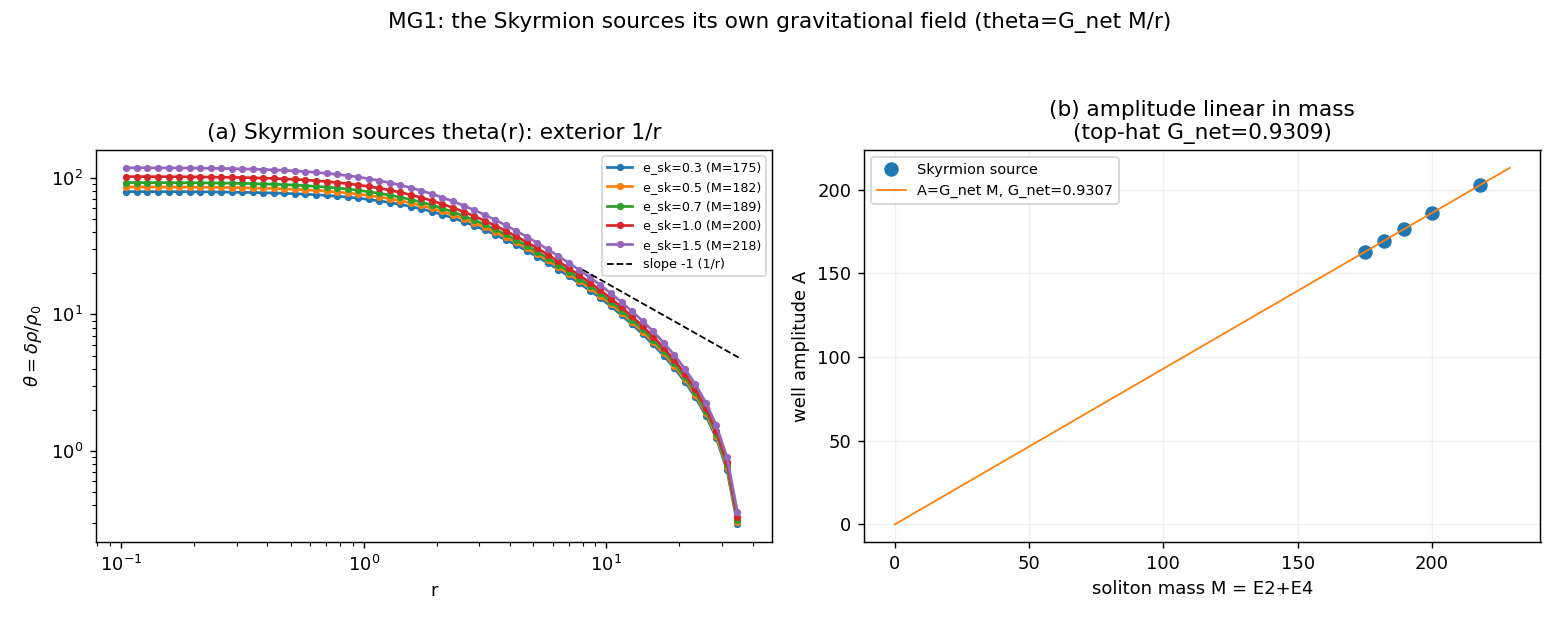

This figure's Python source:
"""MG1_skyrmion_gravity.py -- the Skyrmion as a DIRECT source of gravity.

Charter: docs/prompts/MG1_MATTER_SOURCES_GRAVITY.md (kill criteria PRE-REGISTERED).
Item R2 of RESEARCH_MAP.md: the central gap of PAPER_MATTER_GRAVITY (Sec. VII).

The paper establishes theta = G_net M / r as a COMPOSITION of two separately measured
laws (the shape-independent Poisson exterior + the soliton as a localised weight), but
the soliton's OWN energy-density profile was never used as the literal source ("the
natural next step").  MG1 composes the two existing engines:
  * gravity: the static Benincasa-Dowker (BD) action of D1-D3
    (results/bridge/dynamics/D3_MC.py), E[theta] = sum_e H_e (dtheta)^2 - sum_i b_i theta_i,
    with conservation sum_i theta_i V_i = 0.  The action is QUADRATIC, so its minimum is
    the exact linear Poisson solution -- solved directly here, validated vs the D3
    Metropolis at gate G0.
  * matter: the SU(2)/colour Skyrmion radial profile F(r) of su3_core.radial_relax,
    whose energy density eps(r) = dE/dr is fed in AS the source b_i.

Tests (pre-registered):
  G0  exact solver reproduces D3 (top-hat source, K=1, kappaM=1): exponent -1, A>0,
      conservation offset C<0.
  M-EXPOENTE  source = Skyrmion eps(r): exterior exponent = -1 +- 0.10 (else the
      concentrated profile breaks the Poisson exterior -> gap is real).
  M-LINEARIDADE  scan e_sk -> distinct masses M; G_net = A/M constant (CV<15%).
  M-GNET  G_net(Skyrmion) vs G_net(top-hat of same M): agree within 15%.

Anti-circularity: no relativistic expression in the generator; shell measure r^{d-1}
and a free coupling kappa (never G); e_sk the declared external Skyrme stabiliser.
G, M, Schwarzschild only in COMPARISON ONLY.  Fixed seeds; auto-descriptive JSON.
"""

from __future__ import annotations

import json
import sys
import time
from pathlib import Path

import numpy as np

ROOT = Path(__file__).resolve().parents[3]
sys.path.insert(0, str(ROOT / "results" / "matter" / "fl1"))
sys.path.insert(0, str(ROOT / "src"))
import su3_core as s3

import matplotlib
matplotlib.use("Agg")
import matplotlib.pyplot as plt  # noqa: E402

OUT = Path(__file__).resolve().parent
OUT.mkdir(parents=True, exist_ok=True)

D = 3
R_MIN, R_MAX = 0.1, 60.0
N_BINS = 64
K_STIFF = 1.0
KAPPA = 1.0                         # free source coupling (NOT G); fixed across scan
E_SK_SCAN = [0.3, 0.5, 0.7, 1.0, 1.5]


# =========================================================================== #
# exact BD solver: minimise E = sum_e H_e (theta_{i+1}-theta_i)^2 - sum_i b_i theta_i
# subject to sum_i theta_i V_i = 0  (the quadratic-action minimum = linear Poisson)
# =========================================================================== #
def make_grid():
    edges = np.geomspace(R_MIN, R_MAX, N_BINS + 1)
    centers = 0.5 * (edges[:-1] + edges[1:])
    shell_vol = (edges[1:] ** D - edges[:-1] ** D) / D           # ~ r^{d-1} dr
    return edges, centers, shell_vol


def bd_solve(centers, shell_vol, b, K=K_STIFF):
    """Exact minimiser of the BD gradient action with a per-shell source b_i and the
    conservation constraint sum_i theta_i V_i = 0.  Returns theta."""
    n = len(centers)
    dr = np.diff(centers)
    vbar = 0.5 * (shell_vol[:-1] + shell_vol[1:])
    H = 0.5 * K * vbar / dr ** 2                                  # per-edge stiffness
    # gradient Laplacian L (E_grad = theta^T L theta): L_ii = sum_{e in i} H_e
    L = np.zeros((n, n))
    for e in range(n - 1):
        L[e, e] += H[e]; L[e + 1, e + 1] += H[e]
        L[e, e + 1] -= H[e]; L[e + 1, e] -= H[e]
    # stationarity: 2 L theta - b + mu V = 0 ; V^T theta = 0 (augmented system)
    V = shell_vol
    A = np.zeros((n + 1, n + 1))
    A[:n, :n] = 2.0 * L
    A[:n, n] = V
    A[n, :n] = V
    rhs = np.concatenate([b, [0.0]])
    sol = np.linalg.lstsq(A, rhs, rcond=None)[0]
    return sol[:n]


def fit_tail(centers, theta, r_lo, r_hi):
    """Fit theta = A/r + C over [r_lo, r_hi]; return A, C and the offset-removed
    log-log exponent (Newtonian = -1)."""
    use = (centers >= r_lo) & (centers <= r_hi) & np.isfinite(theta)
    if use.sum() < 4:
        return float("nan"), float("nan"), float("nan"), use
    X = np.vstack([1.0 / centers[use], np.ones(use.sum())]).T
    coef = np.linalg.lstsq(X, theta[use], rcond=None)[0]
    A_fit, C_fit = float(coef[0]), float(coef[1])
    resid = theta[use] - C_fit
    ok = resid > 0
    expo = (float(np.polyfit(np.log(centers[use][ok]), np.log(resid[ok]), 1)[0])
            if ok.sum() >= 4 else float("nan"))
    return A_fit, C_fit, expo, use


# =========================================================================== #
# Skyrmion energy density eps(r) = dE/dr from the relaxed hedgehog profile
# =========================================================================== #
def skyrmion_density(e_sk):
    """Return (r, eps(r), M) for the relaxed SU(2)/colour Skyrmion.  eps = dE/dr with
    E2 density 4pi r^2 (F'^2 + 2 sin^2F/r^2) and E4 density 4pi e_sk sin^2F (2F'^2 +
    sin^2F/r^2); M = integral eps dr = E2 + E4 (the measured soliton mass)."""
    r, dr = s3.radial_grid(rmax=10.0, n=700)
    F, E2, E4 = s3.radial_relax(r, dr, e_sk=e_sk)
    Fp = np.gradient(F, dr)
    s2 = np.sin(F) ** 2
    e2_dens = 4.0 * np.pi * (r ** 2 * (Fp ** 2 + 2.0 * s2 / r ** 2))
    e4_dens = 4.0 * np.pi * e_sk * (s2 * (2.0 * Fp ** 2 + s2 / r ** 2))
    eps = e2_dens + e4_dens
    M = float(np.sum(eps) * dr)
    return r, eps, M, float(E2), float(E4)


def source_from_density(r_fine, eps_fine, edges):
    """Bin the soliton energy into the gravity grid via the cumulative profile (mass-
    conserving): b_i = kappa * (energy in gravity shell i).  Energy beyond the soliton
    support maps to ~0 (exterior shells empty)."""
    dr = r_fine[1] - r_fine[0]
    cum = np.concatenate([[0.0], np.cumsum(eps_fine) * dr])       # C(r) at fine edges
    r_edges_fine = np.concatenate([[0.0], r_fine + 0.5 * dr])
    C_at = np.interp(edges, r_edges_fine, cum, left=0.0, right=cum[-1])
    energy_per_shell = np.diff(C_at)                              # energy in each grid shell
    return KAPPA * energy_per_shell


def support_radius(r_fine, eps_fine, frac=0.99):
    dr = r_fine[1] - r_fine[0]
    cum = np.cumsum(eps_fine) * dr
    cum /= cum[-1]
    return float(r_fine[np.searchsorted(cum, frac)])


# =========================================================================== #
def gate_g0(centers, shell_vol):
    """G0: exact solver with D3's top-hat source (normalised, r<4), K=1, kappaM=1 must
    reproduce D3 (A~1.03, C~-0.028, exponent~-1)."""
    R_CORE = 4.0
    core = centers < R_CORE
    s = np.where(core, shell_vol, 0.0); s = s / s.sum()
    b = 1.0 * s                                                  # kappaM = 1
    theta = bd_solve(centers, shell_vol, b, K=1.0)
    A, C, expo, _ = fit_tail(centers, theta, R_CORE, 0.6 * R_MAX)
    cons = float(np.sum(theta * shell_vol))
    passes = bool(abs(expo + 1.0) < 0.1 and A > 0 and C < 0)
    return {"A": A, "C": C, "exponent": expo, "conservation": cons,
            "D3_ref": {"A": 1.028, "C": -0.028, "exponent": -1.018},
            "passes": passes}


def main():
    t0 = time.time()
    edges, centers, shell_vol = make_grid()
    print("=" * 74)
    print("MG1 -- the Skyrmion as a DIRECT source of gravity (compose BD + soliton)")
    print("=" * 74)

    print("\n[G0] exact BD solver vs D3 (top-hat source, K=1, kappaM=1)")
    g0 = gate_g0(centers, shell_vol)
    print(f"  A={g0['A']:.3f} (D3 1.028)  C={g0['C']:+.4f} (D3 -0.028)  "
          f"exponent={g0['exponent']:.3f} (D3 -1.018)  PASS={g0['passes']}")
    if not g0["passes"]:
        print("  G0 FAILED -- solver does not represent the BD action; STOP.")
        (OUT / "MG1_skyrmion_gravity.json").write_text(json.dumps(
            {"G0_gate": g0, "verdict": "ABORTED at G0"}, indent=2))
        return

    print("\n[M-EXPOENTE / M-LINEARIDADE] Skyrmion eps(r) as the literal source, scan e_sk")
    scan = {}
    for e_sk in E_SK_SCAN:
        r_f, eps_f, M, E2, E4 = skyrmion_density(e_sk)
        b = source_from_density(r_f, eps_f, edges)
        r_supp = support_radius(r_f, eps_f)
        theta = bd_solve(centers, shell_vol, b)
        r_lo = max(r_supp * 1.5, 8.0)
        A, C, expo, use = fit_tail(centers, theta, r_lo, 0.6 * R_MAX)
        Q = float(np.sum(b))                       # total source charge = kappa * M
        G_net = A / M if M > 0 else float("nan")
        scan[e_sk] = {"M_mass": M, "E2": E2, "E4": E4, "Q_source": Q,
                      "r_support99": r_supp, "r_fit_lo": r_lo,
                      "A_amplitude": A, "C_offset": C, "exponent": expo,
                      "G_net_A_over_M": G_net, "n_fit": int(use.sum())}
        print(f"  e_sk={e_sk:.2f}: M={M:7.1f} A={A:7.3f} expo={expo:+.3f} "
              f"G_net=A/M={G_net:.5f} (r_fit>={r_lo:.1f})")

    # ---- M-GNET: top-hat of the same total mass as the e_sk=0.5 Skyrmion ----
    M_ref = scan[0.5]["M_mass"]
    R_CORE = scan[0.5]["r_support99"]
    core = centers < R_CORE
    s = np.where(core, shell_vol, 0.0); s = s / s.sum()
    b_th = KAPPA * M_ref * s
    theta_th = bd_solve(centers, shell_vol, b_th)
    A_th, C_th, expo_th, _ = fit_tail(centers, theta_th, max(R_CORE * 1.5, 8.0), 0.6 * R_MAX)
    G_net_th = A_th / M_ref
    G_net_sk = scan[0.5]["G_net_A_over_M"]
    gnet_match = abs(G_net_sk - G_net_th) / abs(G_net_th)

    # ---- verdicts over the scan ----
    expos = [scan[e]["exponent"] for e in E_SK_SCAN]
    gnets = [scan[e]["G_net_A_over_M"] for e in E_SK_SCAN]
    exp_ok = all(abs(x + 1.0) < 0.10 for x in expos)
    gnet_cv = float(np.std(gnets) / np.mean(gnets))
    lin_ok = gnet_cv < 0.15
    gnet_ok = gnet_match < 0.15
    robust = exp_ok and lin_ok and gnet_ok

    verdict = ("MATTER->GRAVITY DERIVED -- the Skyrmion sources theta=G_net M/r with its "
               "OWN energy-density profile: exterior exponent -1, amplitude linear in the "
               "soliton's own mass, same G_net as a generic source. Sec. VII [FRACO]->[SOLIDO]."
               if robust else
               "GAP REAL -- the soliton's concentrated profile does not reduce to the "
               "generic source; Sec. VII stays [FRACO]/composition.")

    print("\n[M-GNET] Skyrmion vs top-hat of the same mass M")
    print(f"  G_net(Skyrmion)={G_net_sk:.5f}  G_net(top-hat)={G_net_th:.5f}  "
          f"rel.diff={gnet_match:.1%}  match={gnet_ok}")
    print("-" * 74)
    print(f"  M-EXPOENTE pass={exp_ok}  M-LINEARIDADE pass={lin_ok} (G_net CV={gnet_cv:.1%})"
          f"  M-GNET pass={gnet_ok}")
    print(f"VERDICT: {verdict}")
    print("=" * 74)

    _figure(centers, scan, edges, shell_vol, theta_th, G_net_sk, G_net_th)
    payload = {"D": D, "grid": {"r_min": R_MIN, "r_max": R_MAX, "n_bins": N_BINS},
               "K_stiff": K_STIFF, "kappa": KAPPA, "e_sk_scan": E_SK_SCAN,
               "G0_gate": g0, "scan": {str(k): v for k, v in scan.items()},
               "M_gnet_tophat": {"M_ref": M_ref, "A": A_th, "exponent": expo_th,
                                 "G_net": G_net_th, "rel_diff_vs_skyrmion": gnet_match},
               "exponents": expos, "G_nets": gnets, "G_net_CV": gnet_cv,
               "exp_ok": exp_ok, "linearity_ok": lin_ok, "gnet_ok": gnet_ok,
               "robust": bool(robust), "verdict": verdict,
               "runtime_s": time.time() - t0}
    (OUT / "MG1_skyrmion_gravity.json").write_text(json.dumps(payload, indent=2))
    print(f"saved MG1_skyrmion_gravity.json  ({payload['runtime_s']:.1f}s)")
    return payload


def _figure(centers, scan, edges, shell_vol, theta_th, gsk, gth):
    fig, ax = plt.subplots(1, 2, figsize=(12, 4.8))
    # (a) theta(r) for each e_sk, log-log, with 1/r guide
    for e_sk in E_SK_SCAN:
        r_f, eps_f, M, _, _ = skyrmion_density(e_sk)
        b = source_from_density(r_f, eps_f, edges)
        th = bd_solve(centers, shell_vol, b)
        m = th > 0
        ax[0].loglog(centers[m], th[m], "o-", ms=3, label=f"e_sk={e_sk} (M={M:.0f})")
    rr = np.array([8.0, 36.0])
    ax[0].loglog(rr, scan[0.5]["A_amplitude"] / rr, "k--", lw=1, label="slope -1 (1/r)")
    ax[0].set_xlabel("r"); ax[0].set_ylabel(r"$\theta=\delta\rho/\rho_0$")
    ax[0].set_title("(a) Skyrmion sources theta(r): exterior 1/r")
    ax[0].legend(fontsize=7)
    # (b) A vs M linearity
    Ms = [scan[e]["M_mass"] for e in E_SK_SCAN]
    As = [scan[e]["A_amplitude"] for e in E_SK_SCAN]
    ax[1].plot(Ms, As, "o", ms=7, label="Skyrmion source")
    mm = np.linspace(0, max(Ms) * 1.05, 50)
    ax[1].plot(mm, gsk * mm, "-", lw=1, label=f"A=G_net M, G_net={gsk:.4f}")
    ax[1].set_xlabel("soliton mass M = E2+E4"); ax[1].set_ylabel("well amplitude A")
    ax[1].set_title(f"(b) amplitude linear in mass\n(top-hat G_net={gth:.4f})")
    ax[1].legend(fontsize=8); ax[1].grid(alpha=0.2)
    fig.suptitle("MG1: the Skyrmion sources its own gravitational field (theta=G_net M/r)")
    fig.tight_layout(rect=[0, 0, 1, 0.95])
    fig.savefig(OUT / "MG1_skyrmion_gravity.png", dpi=130)
    print("saved MG1_skyrmion_gravity.png")


if __name__ == "__main__":
    main()
